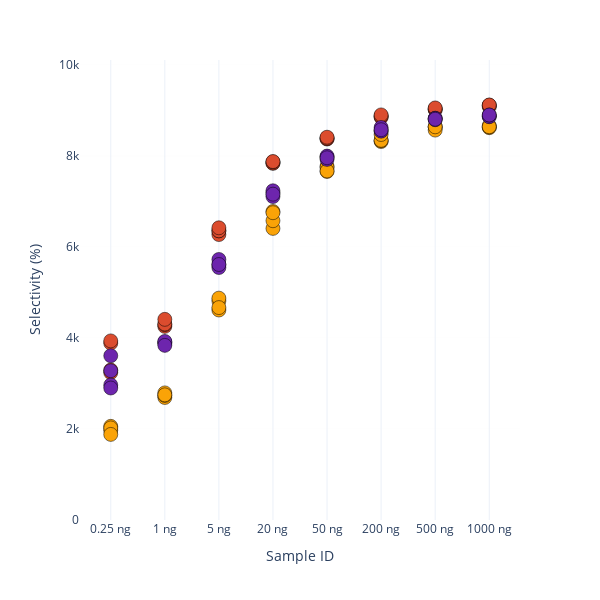

The notebook cell saved with this chart:
### Code cell
fig = px.strip(df_SPEC, y='Selectivity', x='ID', orientation='h')

fig.add_scatter(
    y=df_insol['Selectivity'], 
    x=df_insol['ID'],
    mode='markers',
    marker=dict(size=14, color=' #faa307', line=dict(width=0.5, color='black')),
    name='df_insol'
)

fig.add_scatter(
    y=df_PAC['Selectivity'], 
    x=df_PAC['ID'],
    mode='markers',
    marker=dict(size=14, color='#6D25AD', line=dict(width=0.5, color='black')),
    name='df_PAC' 
)

fig.update_layout(width=600, height=600, template='plotly_white', showlegend=False)


fig.update_traces(
    marker=dict(size=14, color='#db4c2e', line=dict(width=0.5, color='black')),
    selector=dict(type='box')  
)


fig.update_yaxes(
    range=[0, 10100],
    showgrid=True,
    gridwidth=0.1,           
    gridcolor='#F3F2F2',  
    griddash='solid',
    title='Selectivity (%)'  
)

fig.update_xaxes(
    title='Sample ID' 
)

fig.show()
#fig.write_image(r'D:\Projects\SPEC\figs_raw\Figure2a.pdf', width = 600, height = 600)

### Figure 1 — Plotly figure (JSON) as saved in the notebook; plotly's stock layout.template omitted (floating-point values rounded to 4 significant figures)
{"data": [{"alignmentgroup": "True", "boxpoints": "all", "fillcolor": "rgba(255,255,255,0)", "hoveron": "points", "hovertemplate": "ID=%{x}<br>Selectivity=%{y}<extra></extra>", "legendgroup": "", "line": {"color": "rgba(255,255,255,0)"}, "marker": {"color": "#db4c2e", "line": {"color": "black", "width": 0.5}, "size": 14}, "name": "", "offsetgroup": "", "orientation": "h", "pointpos": 0, "showlegend": false, "type": "box", "x": ["0.25 ng", "0.25 ng", "0.25 ng", "0.25 ng", "1 ng", "1 ng", "1 ng", "1 ng", "5 ng", "5 ng", "5 ng", "5 ng", "20 ng", "20 ng", "20 ng", "20 ng", "50 ng", "50 ng", "50 ng", "50 ng", "200 ng", "200 ng", "200 ng", "200 ng", "500 ng", "500 ng", "500 ng", "500 ng", "1000 ng", "1000 ng", "1000 ng", "1000 ng"], "x0": " ", "xaxis": "x", "y": [3933, 3293, 3883, 3235, 4251, 4406, 4304, 4289, 6416, 6349, 6267, 6350, 7863, 7870, 7839, 7831, 8373, 8405, 8365, 8385, 8866, 8866, 8839, 8895, 9048, 9032, 9009, 9008, 9108, 9097, 9072, 9112], "y0": " ", "yaxis": "y"}, {"marker": {"color": " #faa307", "line": {"color": "black", "width": 0.5}, "size": 14}, "mode": "markers", "name": "df_insol", "type": "scatter", "x": ["0.25 ng", "0.25 ng", "0.25 ng", "0.25 ng", "1 ng", "1 ng", "1 ng", "1 ng", "5 ng", "5 ng", "5 ng", "5 ng", "20 ng", "20 ng", "20 ng", "20 ng", "50 ng", "50 ng", "50 ng", "50 ng", "200 ng", "200 ng", "200 ng", "200 ng", "500 ng", "500 ng", "500 ng", "500 ng", "1000 ng", "1000 ng", "1000 ng", "1000 ng"], "y": [2056, 1971, 2022, 1879, 2690, 2791, 2735, 2748, 4611, 4810, 4871, 4664, 6402, 6774, 6571, 6747, 7768, 7739, 7653, 7664, 8309, 8332, 8336, 8464, 8629, 8634, 8561, 8633, 8614, 8630, 8659, 8635]}, {"marker": {"color": "#6D25AD", "line": {"color": "black", "width": 0.5}, "size": 14}, "mode": "markers", "name": "df_PAC", "type": "scatter", "x": ["0.25 ng", "0.25 ng", "0.25 ng", "0.25 ng", "1 ng", "1 ng", "1 ng", "1 ng", "5 ng", "5 ng", "5 ng", "5 ng", "20 ng", "20 ng", "20 ng", "20 ng", "50 ng", "50 ng", "50 ng", "50 ng", "200 ng", "200 ng", "200 ng", "200 ng", "500 ng", "500 ng", "500 ng", "500 ng", "1000 ng", "1000 ng", "1000 ng", "1000 ng"], "y": [2964, 3607, 3277, 2898, 3880, 3904, 3921, 3834, 5606, 5721, 5543, 5610, 7183, 7101, 7229, 7154, 7976, 7990, 7918, 7954, 8548, 8538, 8618, 8569, 8789, 8821, 8818, 8799, 8863, 8855, 8892, 8891]}], "layout": {"boxmode": "group", "height": 600, "legend": {"tracegroupgap": 0}, "margin": {"t": 60}, "showlegend": false, "width": 600, "xaxis": {"anchor": "y", "domain": [0, 1], "title": {"text": "Sample ID"}}, "yaxis": {"anchor": "x", "domain": [0, 1], "gridcolor": "#F3F2F2", "griddash": "solid", "gridwidth": 0.1, "range": [0, 10100], "showgrid": true, "title": {"text": "Selectivity (%)"}}}}
